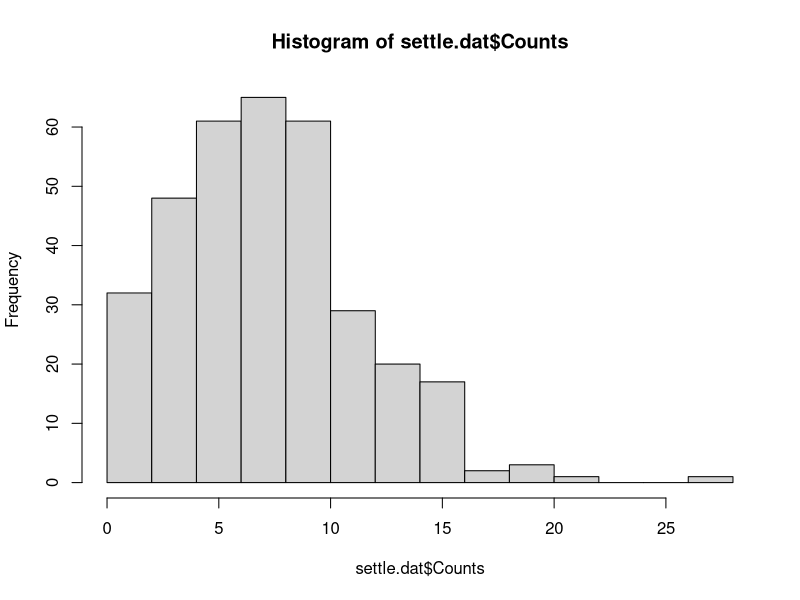
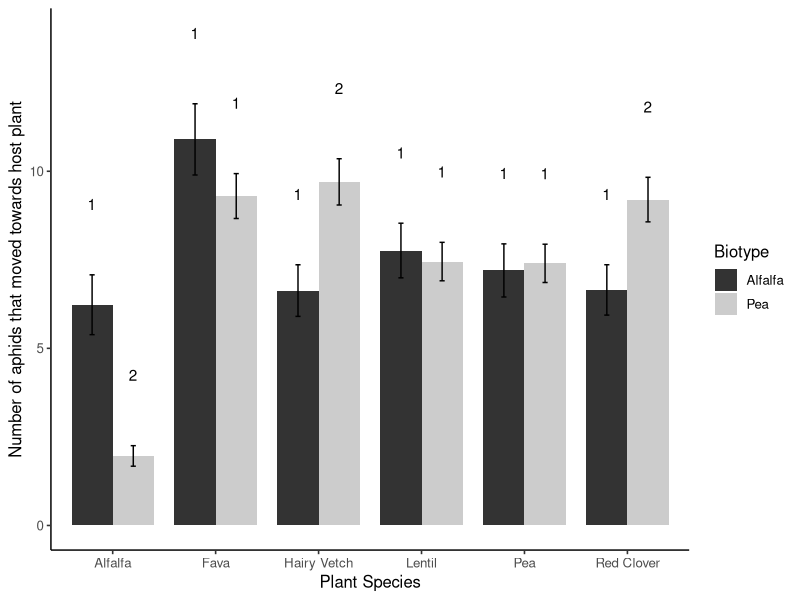

The R source for these figures, in order:
# Fig 2 ####
# Fig 2 should be differences in preference among biotypes tested
library("lme4")
library("car")
library("multcomp")
library("ggplot2")
library("emmeans")
library("MASS")
library("tidyverse")

settle.dat <- read.csv("./Data/settle mod.csv", header= TRUE)

hist(settle.dat$Counts)

# First model

new.count.mod <- glm.nb(Counts ~ Biotype*Plant_sp*Virus, data=settle.dat)

mod1_sa <- stepAIC(new.count.mod, direction = "both")

mod1_sa$anova

# Final model

final.count.mod <- glm.nb(Counts ~ Biotype + Plant_sp + Biotype:Plant_sp, data=settle.dat)

Anova(final.count.mod)

count.lsm <- cld(emmeans(final.count.mod, ~ Biotype|Plant_sp), sort=FALSE, adjust="none", type="response")

#edit groupings so they line up better in ggplot
count.lsm$.group=gsub(" ", "", count.lsm$.group)

count.lsm$emmean <- count.lsm$response

#make figure for counts of aphids that move to each host plant
count.lsm.fig <- ggplot(count.lsm, aes(x=Plant_sp, y=emmean, fill=Biotype)) +
  geom_bar(stat="identity", width=0.8, position="dodge") +
  geom_errorbar(aes(ymin=emmean-(SE), ymax=emmean+(SE)), position=position_dodge(0.8), width=0.1) +
  theme_bw(base_size = 12) + 
  theme(panel.border = element_blank(), panel.grid.major = element_blank(),
        panel.grid.minor = element_blank(), axis.line = element_line(colour = "black")) +
  labs(y="Number of aphids that moved towards host plant", x="Plant Species") + 
  scale_fill_grey() +
  theme(axis.line.x = element_line(color="black", size = 0.5),
        axis.line.y = element_line(color="black", size = 0.5)) +
  geom_text(aes(x = Plant_sp, y = (emmean+SE+2), label = .group), position=position_dodge(width=0.8))
count.lsm.fig
